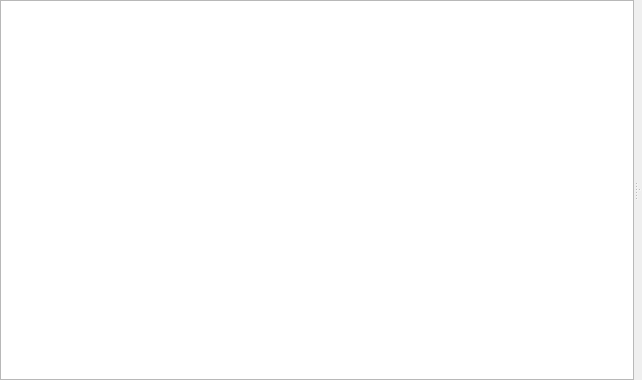
<ui version="4.0" >
 <class>ClientHierarchyView</class>
 <widget class="QWidget" name="ClientHierarchyView" >
  <property name="geometry" >
   <rect>
    <x>0</x>
    <y>0</y>
    <width>642</width>
    <height>380</height>
   </rect>
  </property>
  <property name="windowTitle" >
   <string/>
  </property>
  <layout class="QVBoxLayout" >
   <property name="leftMargin" >
    <number>0</number>
   </property>
   <property name="topMargin" >
    <number>0</number>
   </property>
   <property name="rightMargin" >
    <number>0</number>
   </property>
   <property name="bottomMargin" >
    <number>0</number>
   </property>
   <item>
    <widget class="QSplitter" name="horizontalSplitter" >
     <property name="orientation" >
      <enum>Qt::Horizontal</enum>
     </property>
     <widget class="QTreeView" name="treeView" >
      <property name="rootIsDecorated" >
       <bool>false</bool>
      </property>
     </widget>
     <widget class="QSplitter" name="verticalSplitter" >
      <property name="orientation" >
       <enum>Qt::Vertical</enum>
      </property>
      <widget class="QVTKWidget" native="1" name="hierarchicalGraphView" />
      <widget class="QVTKWidget" native="1" name="graphView" />
     </widget>
    </widget>
   </item>
  </layout>
 </widget>
 <customwidgets>
  <customwidget>
   <class>QVTKWidget</class>
   <extends>QWidget</extends>
   <header>QVTKWidget.h</header>
   <container>1</container>
  </customwidget>
 </customwidgets>
 <resources/>
 <connections/>
</ui>
